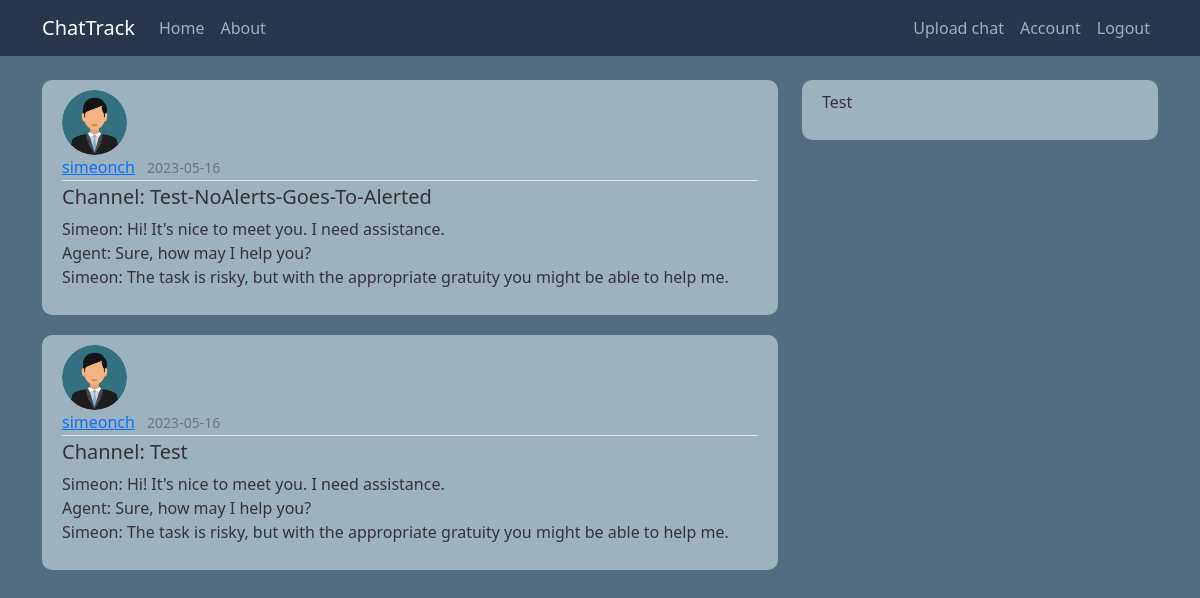
The page /home (signed in) on the database as committed earlier.
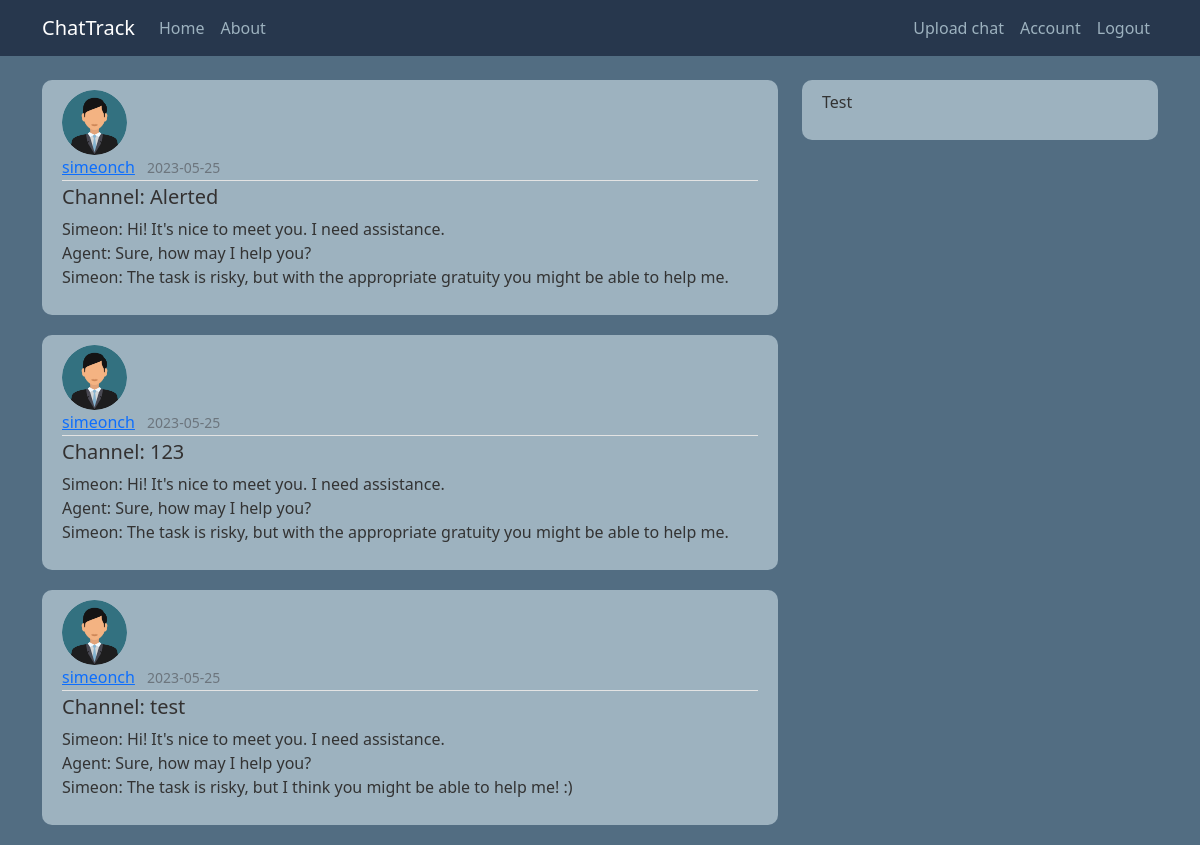
The same page on the database as committed later.
### chattrack/models.py (models this page shows, shortened)
class Chat(db.Model):
    id = db.Column(db.Integer, primary_key=True)
    has_alerts = db.Column(db.Boolean, nullable=False, default=False)
    date_uploaded = db.Column(db.DateTime, nullable=False, default=datetime.utcnow)
    channel = db.Column(db.String(30), nullable=False)
    content = db.Column(db.Text, nullable=False)
    user_id = db.Column(db.Integer, db.ForeignKey('user.id'), nullable=False)

class User(db.Model, UserMixin):
    id = db.Column(db.Integer, primary_key=True)
    username = db.Column(db.String(20), unique=True, nullable=False)
    email = db.Column(db.String(50), unique=True, nullable=False)
    profile_pic = db.Column(db.String(20), nullable=False, default='default.jpg')
    password = db.Column(db.String(60), nullable=False)
    chats = db.relationship('Chat', backref='owner', lazy=True)

### chattrack/routes.py (the view)
@app.route("/")
@app.route("/home")
def home():
    page = request.args.get('page', 1, type=int)
    queried_chats = Chat.query.order_by(Chat.date_uploaded.desc()).paginate(page=page, per_page=3)
    return render_template('home.html', title="Home", chats=queried_chats)

### chattrack/models.py (called while the page is built)
@login_manager.user_loader # get an id to keep session of the user
def load_user(user_id):
    return User.query.get(int(user_id))

### chattrack/templates/home.html
{% extends "init_template.html" %}
{% block content %}
  {% if current_user.is_authenticated %}
      {% for chat in chats %}
        <article class="media content-section">
            <img class="rounded-circle article-img" src="{{ url_for('static', filename='profile_pictures/' + chat.owner.profile_pic) }}">
            <div class="media-body">
              <div class="article-metadata">
                <a class="me-2" href="#">{{ chat.owner.username }}</a>
                <small class="text-muted">{{ chat.date_uploaded.strftime('%Y-%m-%d') }}</small>
              </div>
              <h5><a class="article-title" href="{{ url_for('chat', chat_id=chat.id)}}">Channel: {{ chat.channel }}</a></h5>
              <p class="article-content">{{ chat.content }}</p>
            </div>
          </article>
      {% endfor %}
  {% else %}
    <div class="alert alert-primary" role="alert">
      <div class="panel-heading">Please log in!</div>
    </div>
  {% endif %}
{% endblock content %}

### chattrack/templates/init_template.html (shortened to what this page needs)
<!DOCTYPE html>
<html>
    <head>
        <link href="https://cdn.jsdelivr.net/npm/bootstrap@5.0.2/dist/css/bootstrap.min.css" rel="stylesheet">
        <link rel="stylesheet" type="text/css" href="{{ url_for('static', filename='main.css') }}">
    </head>
    <body>
        <header class="site-header">
            <nav class="navbar navbar-expand-lg navbar-dark fixed-top">
              <div class="container">
                <a class="navbar-brand mr-4" href="/">ChatTrack</a>
                <div class="collapse navbar-collapse" id="navbarToggle">
                  <div class="navbar-nav me-auto">
                    <a class="nav-item nav-link" href="{{ url_for('home') }}">Home</a>
                    <a class="nav-item nav-link" href="{{ url_for('about') }}">About</a>
                  </div>
                  <div class="navbar-nav">
                    {% if current_user.is_authenticated %}
                    <a class="nav-item nav-link" href="{{ url_for('upload_chat') }}">Upload chat</a>
                    <a class="nav-item nav-link" href="{{ url_for('account') }}">Account</a>
                    <a class="nav-item nav-link" href="{{ url_for('logout') }}">Logout</a>
                    {% else %}
                      <a class="nav-item nav-link" href="{{ url_for('login') }}">Login</a>
                      <a class="nav-item nav-link" href="{{ url_for('register') }}">Register</a>
                    {% endif %}
                  </div>
                </div>
              </div>
            </nav>
          </header>
          <main role="main" class="container">
            <div class="row">
                <div class="col-md-8">
                  {% block content %}{% endblock %}
                </div>
              <div class="col-md-4">
                <div class="content-section">
                  <p>Test</p>
                </div>
              </div>
            </div>
          </main>
    </body>
</html>

### chattrack/static/main.css (style rules this page uses)
body { background: #526D82; color: #333333; margin-top: 5rem; }
h1, h2, h3, h4, h5, h6 { color: #9DB2BF; }
.site-header .navbar-nav .nav-link { color: #9DB2BF; }
.navbar { background: #27374D; }
.content-section { background: #9DB2BF; padding: 10px 20px; border-radius: 10px; margin-bottom: 20px; }
.article-title { color: #333131; text-decoration: none }
.article-content { white-space: pre-line; }
.article-img { height: 65px; width: 65px; margin-right: 16px; }
.article-metadata { padding-bottom: 1px; margin-bottom: 4px; border-bottom: 1px solid #e3e3e3 }

Rows that differ between the two databases and show on the page:
no longer on this page (row edited): Chat: profile_pic (placeholder picture), owner.username "simeonch", date_uploaded "2023-05-16", channel "Test-NoAlerts-Goes-To-Alerted", content "Simeon: Hi! It's nice to meet you. I need assistance. Agent: Sure, how may I help you? Simeon: The task is risky, but with the appropriate gratuity you might be able to help me."
no longer on this page (row unchanged): Chat: profile_pic (placeholder picture), owner.username "simeonch", date_uploaded "2023-05-16", channel "Test", content "Simeon: Hi! It's nice to meet you. I need assistance. Agent: Sure, how may I help you? Simeon: The task is risky, but with the appropriate gratuity you might be able to help me."
added Chat: profile_pic (placeholder picture), owner.username "simeonch", date_uploaded "2023-05-25", channel "Alerted", content "Simeon: Hi! It's nice to meet you. I need assistance. Agent: Sure, how may I help you? Simeon: The task is risky, but with the appropriate gratuity you might be able to help me."
added Chat: profile_pic (placeholder picture), owner.username "simeonch", date_uploaded "2023-05-25", channel "123", content "Simeon: Hi! It's nice to meet you. I need assistance. Agent: Sure, how may I help you? Simeon: The task is risky, but with the appropriate gratuity you might be able to help me."
added Chat: profile_pic (placeholder picture), owner.username "simeonch", date_uploaded "2023-05-25", channel "test", content "Simeon: Hi! It's nice to meet you. I need assistance. Agent: Sure, how may I help you? Simeon: The task is risky, but I think you might be able to help me! :)"
